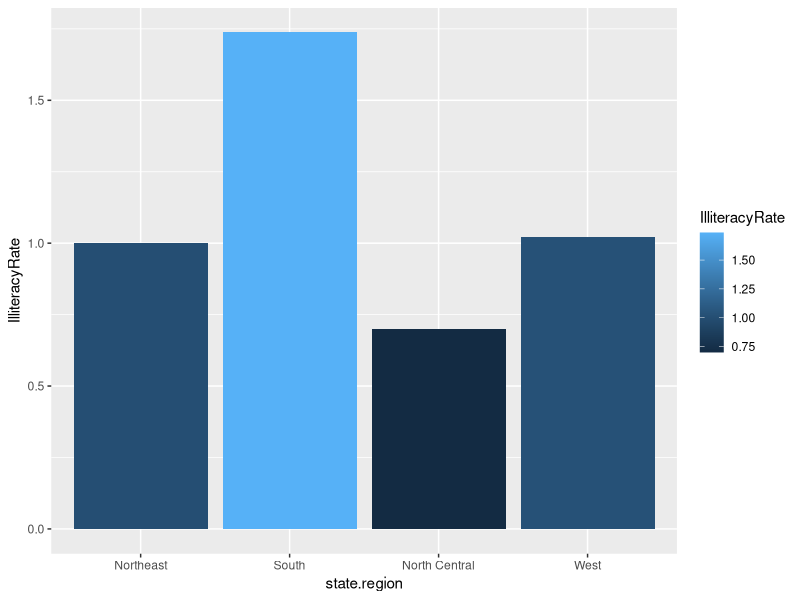
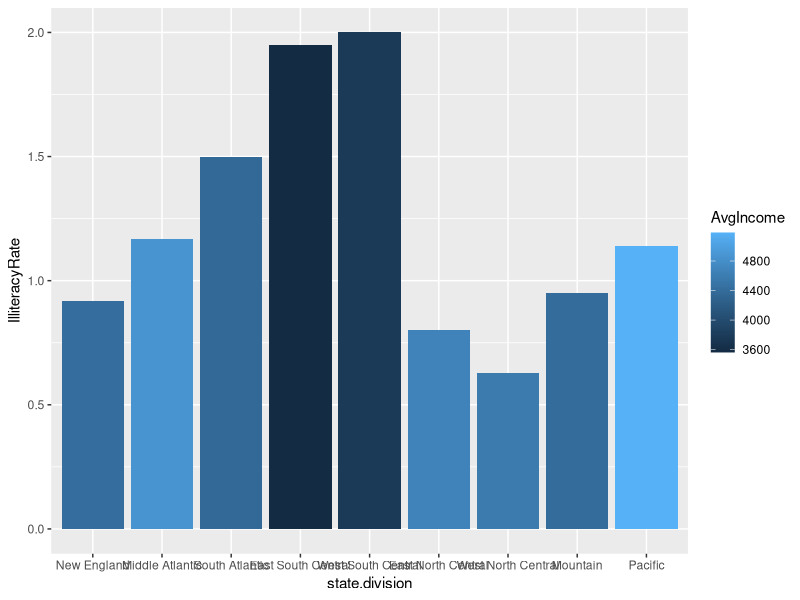
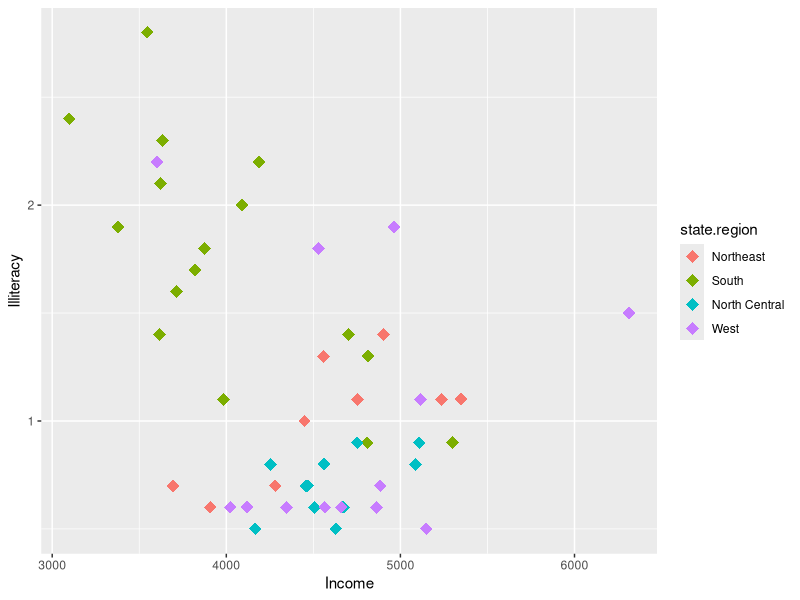

Reproduce these figures in R, in order.
## ---- chunk 1
library(tidyverse)
## ---- chunk 2
# Define the data.frame
People <-    c("Ulrich","Dom","Sophia","Neha","ExampleRA")
Positions <- c("PI", "GE", "GE",   "GE",  "RA") 
Sleep <-     c(4,6,8,7,8) #Sleep in hours
Years <- c(25,6,2,2,1)#Years in our lab
Count <- c(1:length(People))#should indicate row number

df <- data.frame(People, Positions, Sleep, Years, Count)

head(df)
## ---- chunk 3
df %>% 
  group_by(Positions)
## ---- chunk 4
df %>% 
  group_by(Positions) %>% 
  summarise(mean_sleep = mean(Sleep, na.rm = T)) #note: summarize and summarise are the same function, dif spelling 
## ---- chunk 5
#dataframe %>% 
 # some_function() %>% 
 # the_next_function()
## ---- chunk 6
df$Positions # Get a column "Position"
df[,c("People","Positions")]
cbind(df$People,df$Positions) # Get multiple columns ("People" and "Position")
## ---- chunk 7
df %>% 
  select(Positions) 

df %>% 
  select(People, Positions)
## ---- chunk 8

## ---- chunk 9
df$RowNum <- 1:nrow(df)
## ---- chunk 10
df$RowNum <- NULL
## ---- chunk 11
df <- df %>% mutate(RowNum = 1:nrow(.), Years_2026 = Years + 1)

df <- df %>% select(-RowNum)

## ---- chunk 12
df_only_GE <- df[Positions == "GE",]
## ---- chunk 13
df_only_GE <- df %>% 
  filter(Positions == "GE" | Sleep >= 6)
## ---- chunk 14
df %>% 
  select(-Count) %>% 
  mutate(sleep_ideal = Sleep + 2) %>% 
  filter(Positions == "RA")
## ---- chunk 15
df %>%
  group_by(Positions) %>% 
  summarize(meanSleep = mean(Sleep, na.rm = TRUE))

# Sum of Sleep time for different Positions (PI,GTF,RA)

df %>% group_by(Positions) %>% 
  summarize(sumSleep = sum(Sleep, na.rm = TRUE))
## ---- chunk 16

df %>% group_by(People) %>% 
  summarize(meanSleep = mean(Sleep, na.rm = TRUE)) # Since people is unique for every row, data will not be reduced at all!
## ---- chunk 17
#?ifelse()

df2 <- df%>% 
  mutate(PositionsR = ifelse(Positions == "RA", "RA", "PI&GE")) %>%
  group_by(PositionsR) %>% 
  summarize(meanSleep = mean(Sleep, na.rm = TRUE))
## ---- chunk 18
head(state.x77)
## ---- chunk 19
df2 <-cbind(state.x77, data.frame(state.division),data.frame(state.region))

a <-df2 %>%
  group_by(state.region) %>% 
  summarize(IlliteracyRate=mean(Illiteracy, na.rm=TRUE)) #someone walk us through what we're doing here
## ---- chunk 20
#| fig.show: "show"
aplot<- ggplot(a, aes(x=state.region, y=IlliteracyRate, fill=IlliteracyRate)) + #sidenote: why the plus? shouldnt it be %>% ?!
  geom_bar(position=position_dodge(), stat="identity")

aplot
## ---- chunk 21
#| fig.show: "show"
b <-df2 %>%
  group_by(state.division) %>%
  summarize(
    IlliteracyRate=mean(Illiteracy, na.rm=TRUE),
    AvgIncome=mean(Income, na.rm=TRUE)
    )

bplot<- ggplot(b, aes(x=state.division, y=IlliteracyRate, fill=AvgIncome))+
  geom_bar(position=position_dodge(), stat="identity")

bplot
## ---- chunk 22
#| fig.show: "show"
df2plot <- ggplot(df2, aes(x=Income, y=Illiteracy,color=state.region))+ 
  geom_point(stat="identity", size=4, shape=18)

df2plot
